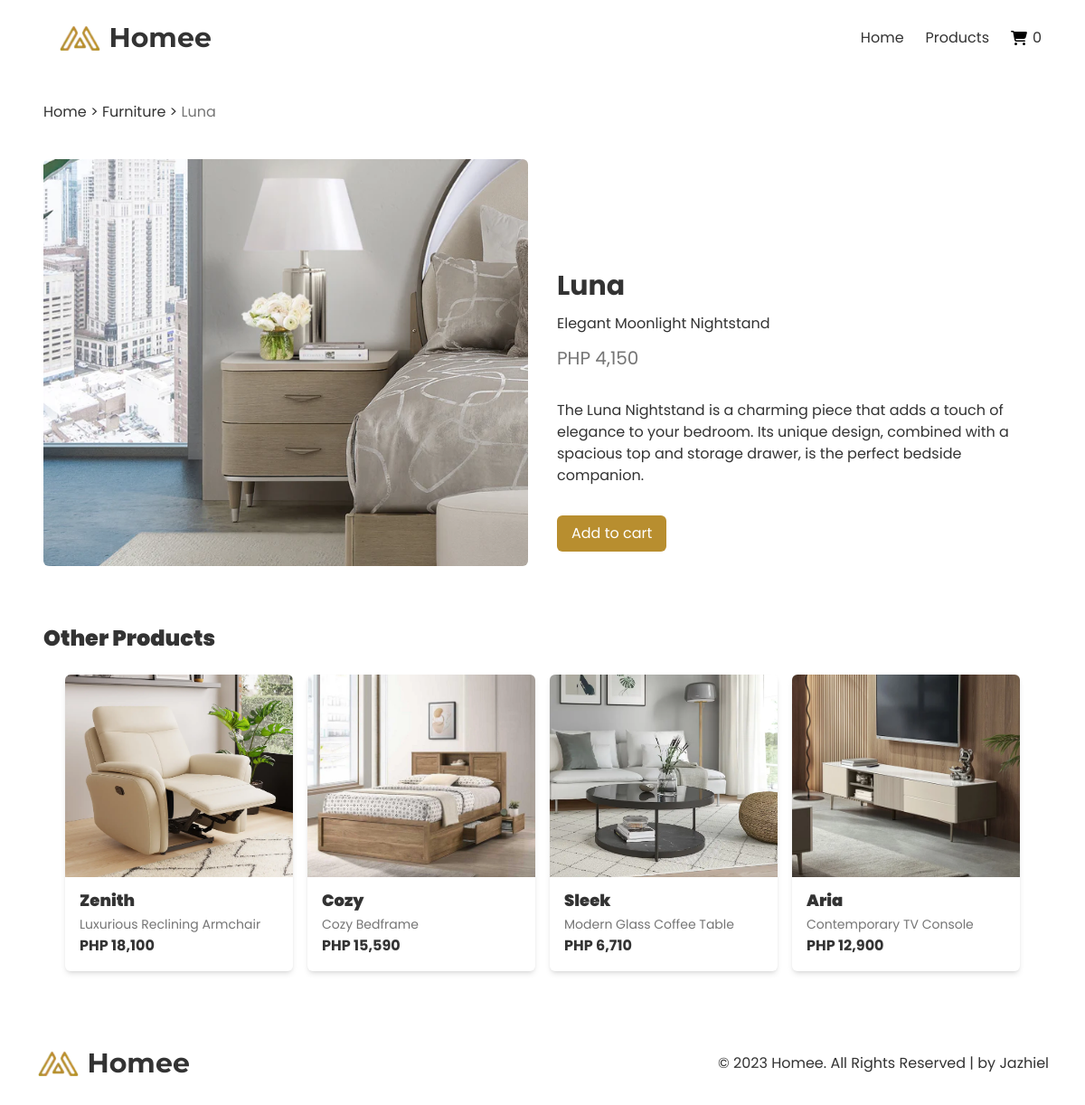
The app's page /single-product.php?id=14 with its own data.
### tables this page shows
CREATE TABLE `products` (
  `id` int(11) NOT NULL,
  `name` varchar(255) NOT NULL,
  `price` int(10) NOT NULL,
  `image` varchar(255) DEFAULT NULL,
  `brief_desc` varchar(255) DEFAULT NULL,
  `long_desc` text DEFAULT NULL,
  `featured` tinyint(1) DEFAULT NULL
);

### single-product.php (called while the page is built)
<?php
    require_once('templates/header.php');
    require_once('views/single-product.php');
    require_once('templates/footer.php');
?>

### views/single-product.php (the view, shortened to what this page needs)
<?php
    include_once('config/dbconnection.php');
?>
<main>
    <?php
        $id = $_GET['id'];
        $stmt = $conn->prepare("SELECT * FROM products WHERE id = $id");
        $stmt->execute();
        while ($product = $stmt->fetch(PDO::FETCH_ASSOC))
        {
    ?>
    <div class="breadcrumbs top-margin">
        <a href="index.php">Home</a> &gt; <a href="products.php">Furniture</a> &gt; <span><?php echo $product['name']?></span>
    </div>
    <section>
        <div class="product-detailed">
            <div class="gallery">
                <img src="assets/images/furnitures/<?php echo $product['image']?>" alt="">
            </div>
            <div class="full-details"
            data-id="<?php echo $product['id']?>"
            data-name="<?php echo $product['name']?>"
            data-image="<?php echo $product['image']?>"
            data-qty="1"
            data-price="<?php echo $product['price']?>">
                <div class="title" >
                    <h1><?php echo $product['name'];?></h1>
                    <p><?php echo $product['brief_desc'];?></p>
                    <h2>PHP <?php echo number_format($product['price']);?></h2>
                </div>
                <p><?php echo $product['long_desc'];?></p>
                <button class="btn add-to-cart-full" href="">Add to cart</button>
            </div>
        </div>
    </section>
    <?php
        }
    ?>
    <section>
        <div class="other-products">
            <h1>Other Products</h1>
            <ul class="product-list">
                <?php
                    $stmt = $conn->prepare("SELECT * FROM products WHERE id != $id ORDER BY RAND() LIMIT 4");
                    $stmt->execute();
                    while ($product = $stmt->fetch(PDO::FETCH_ASSOC))
                    {
                ?>
                <li>
                    <div class="product-card">
                        <div class="product-img">
                            <div class="add-btn-dv"
                            data-id="<?php echo $product['id']?>"
                            data-name="<?php echo $product['name']?>"
                            data-image="<?php echo $product['image']?>"
                            data-qty="1"
                            data-price="<?php echo $product['price']?>"
                            >
                            </div>
                            <img src="assets/images/furnitures/<?php echo $product['image'];?>" alt="">
                        </div>
                        <a href="single-product.php?id=<?php echo $product['id']; ?>" class="details">
                            <h2><?php echo $product['name'];?></h2>
                            <span><?php echo $product['brief_desc'];?></span>
                            <p>PHP <?php echo number_format($product['price']);?></p>
                        </a>
                    </div>
                </li>
               <?php
                    }
               ?>
            </ul>
        </div>
    </section>
</main>

### records on screen
products: name "Luna", image (picture), brief_desc "Elegant Moonlight Nightstand", price "4,150", long_desc "The Luna Nightstand is a charming piece that adds a touch of elegance to your bedroom. Its unique design, combined with a spacious top and storage drawer, is the perfect bedside companion."
products: image (picture), name "Zenith", brief_desc "Luxurious Reclining Armchair", price "18,100"
products: image (picture), name "Cozy", brief_desc "Cozy Bedframe", price "15,590"
products: image (picture), name "Sleek", brief_desc "Modern Glass Coffee Table", price "6,710"
products: image (picture), name "Aria", brief_desc "Contemporary TV Console", price "12,900"

### other values on screen
$_SESSION['count'] "0"
